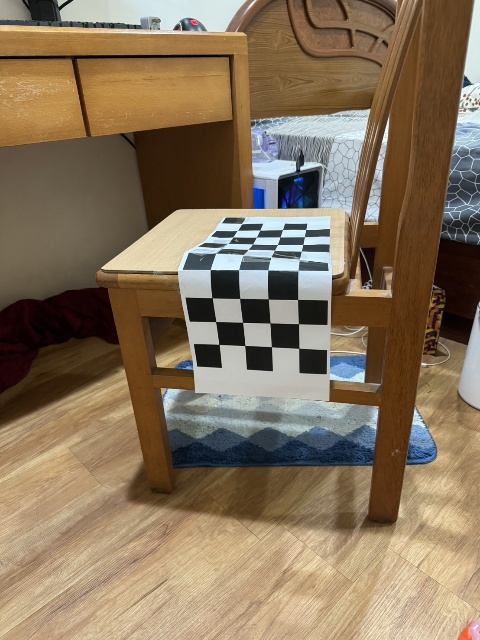
#> input picture hw3/data/chess_1.jpg, 480 x 640 px
$ python exc_corner_detection.py
#> lines starting #> are read from the running program, lines starting #| are printed output that depends on the picture; after the words box and inside, x2 and y2 are one past the last pixel; in counts of white or black regions, pixels touching at a corner belong together
### hw3/Harris_Corner_Detection.py
import matplotlib.pyplot as plt
import numpy as np
import cv2
# %matplotlib inline
from scipy.ndimage import convolve

from scipy import ndimage

def gaussian_smooth(size, sigma=1):
    ########################################################################
    # TODO:                                                                #
    #   Perform the Gaussian Smoothing                                     #
    #   Input: window size, sigma                                          #
    #   Output: smoothing image                                            #
    ########################################################################
    kernel = np.zeros((size, size))
    center = size // 2

    for i in range(size):
        for j in range(size):
            kernel[i, j] = np.exp(-((i - center)**2 + (j - center)**2) / (2 * sigma**2))
    kernel /= np.sum(kernel)
    ########################################################################
    #                                                                      #
    #                           End of your code                           #
    #                                                                      #
    ########################################################################
    return kernel

# from scipy.ndimage.filters import convolve
# img_filtered_K5 = convolve(img_Gray, gaussian_smooth(size=5,sigma=5))
# img_filtered_K10 = convolve(img_Gray, gaussian_smooth(size=10,sigma=5))

def sobel_edge_detection(im):

    sobel_x = np.array([[-1, 0, 1], [-2, 0, 2], [-1, 0, 1]])
    sobel_y = np.array([[1, 2, 1], [0, 0, 0], [-1, -2, -1]])


    Ix = convolve(im, sobel_x)
    Iy = convolve(im, sobel_y)


    gradient_magnitude = np.sqrt(Ix**2 + Iy**2)
    gradient_direction = np.arctan2(Iy, Ix) * (180 / np.pi)  # 將弧度轉換為度
    return  (gradient_magnitude, gradient_direction)

def structure_tensor(gradient_magnitude, gradient_direction, k, sigma,size):
    Ix = gradient_magnitude * np.cos(np.deg2rad(gradient_direction))
    Iy = gradient_magnitude * np.sin(np.deg2rad(gradient_direction))

    Ixx = Ix**2
    Iyy = Iy**2
    Ixy = Ix * Iy

    g = gaussian_smooth(size, sigma)

    Sxx = convolve(Ixx, g)
    Syy = convolve(Iyy, g)
    Sxy = convolve(Ixy, g)

    detM = Sxx * Syy - Sxy**2
    traceM = Sxx + Syy

    StructureTensor = detM - k * (traceM**2)

    return  StructureTensor

import numpy as np


def maximum_filter(image, size):
    rows, cols = image.shape

    filtered_image = np.zeros_like(image)

    r = size // 2

    for i in range(rows):
        for j in range(cols):

            start_i = max(0, i - r)
            end_i = min(rows, i + r + 1)
            start_j = max(0, j - r)
            end_j = min(cols, j + r + 1)
            region = image[start_i:end_i, start_j:end_j]

            filtered_image[i, j] = np.max(region)

    return filtered_image

def NMS(harrisim, window_size=30, threshold=0.1):

    mask = np.zeros_like(harrisim, dtype=bool)

    r = window_size // 2

    local_max = maximum_filter(harrisim, size=window_size) == harrisim

    thresholded_max = (harrisim >= threshold)

    candidate_coords = np.logical_and(local_max, thresholded_max)

    mask[candidate_coords] = True

    filtered_coords = np.argwhere(mask)

    return filtered_coords


# [20 lines left out: functions plot_harris_points, rotate, not called in this run]

### hw3/exc_corner_detection.py
import os
import cv2
import numpy as np
import matplotlib.pyplot as plt
from scipy.ndimage.filters import convolve
from scipy.ndimage import filters

from Harris_Corner_Detection import gaussian_smooth, sobel_edge_detection, structure_tensor, NMS, rotate

if __name__ == '__main__':
    sigma=7
    k=0.18

    img_path = os.path.join('data/chess_1.jpg')
    img = cv2.imread(img_path)
#> img is the input picture: shape (640, 480, 3); mean B, G, R 92.3, 116.1, 135.2
    img_copy = np.copy(img)
    img_copy = cv2.cvtColor(img_copy, cv2.COLOR_BGR2RGB)
    img_Gray = cv2.cvtColor(img, cv2.COLOR_BGR2GRAY)

    img_filtered_K10 = convolve(img_Gray, gaussian_smooth(size=10,sigma=sigma))
    img_filtered_K10 =  img_filtered_K10 / np.amax(img_filtered_K10) * 255


    gradient_magnitude_K10, gradient_direction_K10 = sobel_edge_detection(img_filtered_K10)
    gradient_magnitude_K10 =  gradient_magnitude_K10 / np.amax(gradient_magnitude_K10) * 255
    gradient_direction_K10 =  gradient_direction_K10 / np.amax(gradient_direction_K10) * 255

    harrisim=structure_tensor(gradient_magnitude_K10, gradient_direction_K10, k , sigma,size=10) #harrisim=structure_tensor(gradient_magnitude_K10, gradient_direction_K10, k, sigma)
#> in structure_tensor, `StructureTensor = detM - k * (traceM**2)`:
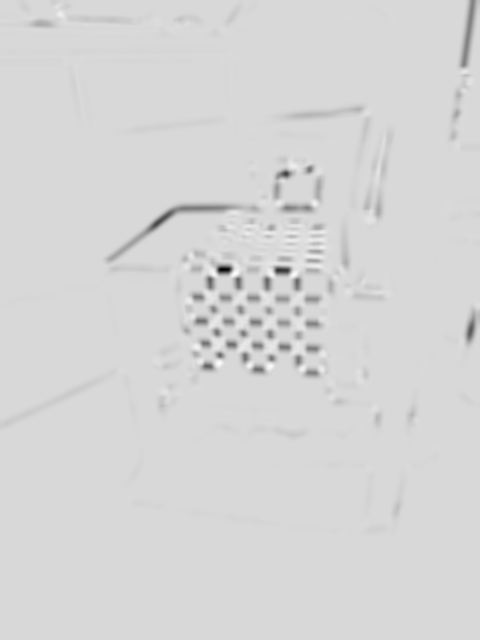
#> StructureTensor: shape (640, 480) float64; min -296728174, max 52221663.8, mean -3000511.9; drawn with min black and max white
    window_size=18
    arr_flat = harrisim.flatten()
    sorted_arr = np.sort(arr_flat)
    k = 1000
    kth_largest = sorted_arr[-k]
#> kth_largest = 16601227.6
    threshold = kth_largest
#> threshold = 16601227.6
    NMS_W3=NMS(harrisim,window_size,threshold)
#> after the loop in maximum_filter, `for i in range(rows):`:
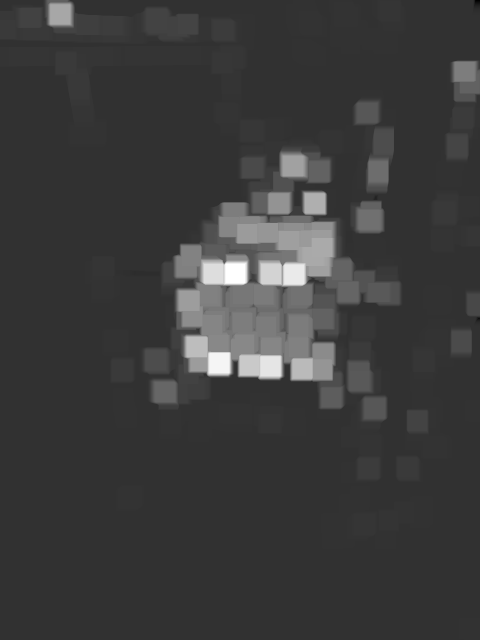
#> filtered_image: shape (640, 480) float64; min -12611904.6, max 52221663.8, mean 2703739.6; drawn with min black and max white
#> in NMS, `local_max = maximum_filter(harrisim, size=window_size) == harrisim`:
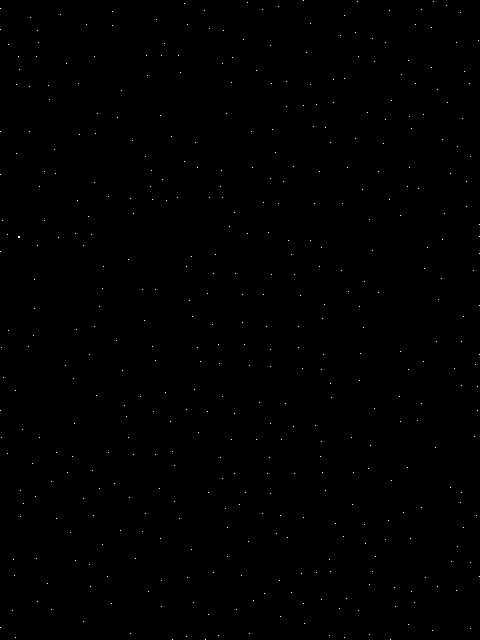
#> local_max: shape (640, 480) bool; 0.14% white in thin lines or dots
#> in NMS, `thresholded_max = (harrisim >= threshold)`: thresholded_max: shape (640, 480) bool; 0.33% white in thin lines or dots, all inside (x1, y1, x2, y2) = (57, 12, 466, 371)
#> in NMS, `candidate_coords = np.logical_and(local_max, thresholded_max)`: candidate_coords: shape (640, 480) bool; 0.01% white in thin lines or dots, all inside (x1, y1, x2, y2) = (60, 14, 465, 370)
#> NMS_W3 = 41 pairs, first value 14 to 369, second value 60 to 464
    plt.figure();plt.gray();plt.figure(figsize=(20,10))
    plt.imshow(img_copy)
    plt.plot([p[1] for p in NMS_W3],[p[0]for p in NMS_W3],'o')
    plt.axis('off')
    plt.savefig("output/corner_detection_results_1.jpg")


    sigma=10
    k=0.2

    img_path = os.path.join('data/chess_2.jpg')
    img = cv2.imread(img_path)
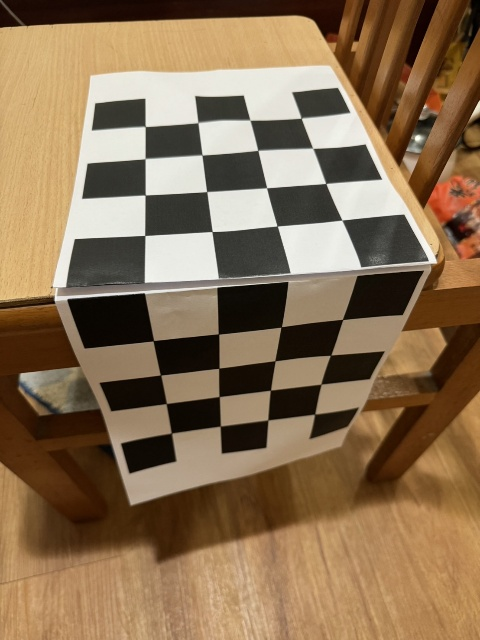
#> input picture hw3/data/chess_2.jpg, 480 x 640 px
#> img is the input picture: shape (640, 480, 3); mean B, G, R 83.8, 112.8, 138
    img_copy = np.copy(img)
    img_copy = cv2.cvtColor(img_copy, cv2.COLOR_BGR2RGB)
    img_Gray = cv2.cvtColor(img, cv2.COLOR_BGR2GRAY)

    img_filtered_K10 = convolve(img_Gray, gaussian_smooth(size=10,sigma=sigma))
    img_filtered_K10 =  img_filtered_K10 / np.amax(img_filtered_K10) * 255


    gradient_magnitude_K10, gradient_direction_K10 = sobel_edge_detection(img_filtered_K10)
#> in sobel_edge_detection (call 2), `gradient_direction = np.arctan2(Iy, Ix) * (180 / np.pi)`:
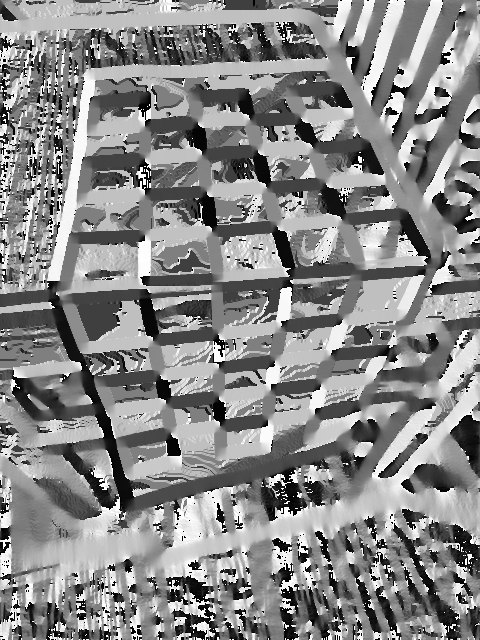
#> gradient_direction: shape (640, 480) float64; min -180, max 180, mean 12.6; drawn with min black and max white
    gradient_magnitude_K10 =  gradient_magnitude_K10 / np.amax(gradient_magnitude_K10) * 255
    gradient_direction_K10 =  gradient_direction_K10 / np.amax(gradient_direction_K10) * 255

    harrisim=structure_tensor(gradient_magnitude_K10, gradient_direction_K10, k , sigma,size=10) #harrisim=structure_tensor(gradient_magnitude_K10, gradient_direction_K10, k, sigma)
#> call 2 of structure_tensor, with k = 0.2, sigma = 10, size = 10
#> in structure_tensor (call 2), `Sxy = convolve(Ixy, g)`:
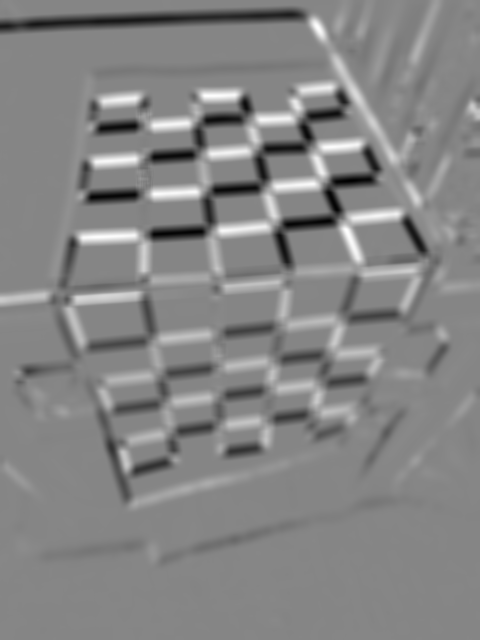
#> Sxy: shape (640, 480) float64; min -19404.1, max 17532.5, mean -122.2; drawn with min black and max white
#> in structure_tensor (call 2), `traceM = Sxx + Syy`:
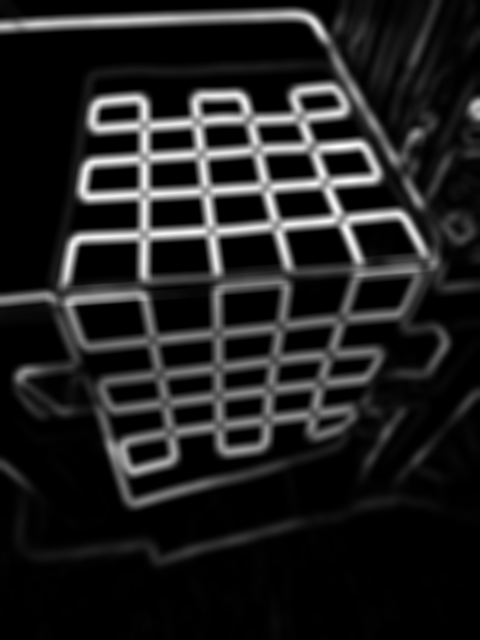
#> traceM: shape (640, 480) float64; min 0, max 39457.6, mean 5120.6; drawn with min black and max white
    window_size=38
    arr_flat = harrisim.flatten()
    sorted_arr = np.sort(arr_flat)
    k = 2700
    kth_largest = sorted_arr[-k]
#> kth_largest = 5593564.7
    threshold = kth_largest
#> threshold = 5593564.7
    NMS_W3=NMS(harrisim,window_size,threshold)
#> NMS_W3 = 63 pairs, first value 94 to 501, second value 19 to 478
    plt.figure();plt.gray();plt.figure(figsize=(20,10))
    plt.imshow(img_copy)
    plt.plot([p[1] for p in NMS_W3],[p[0]for p in NMS_W3],'o')
    plt.axis('off')
    plt.savefig("output/corner_detection_results_2.jpg")
